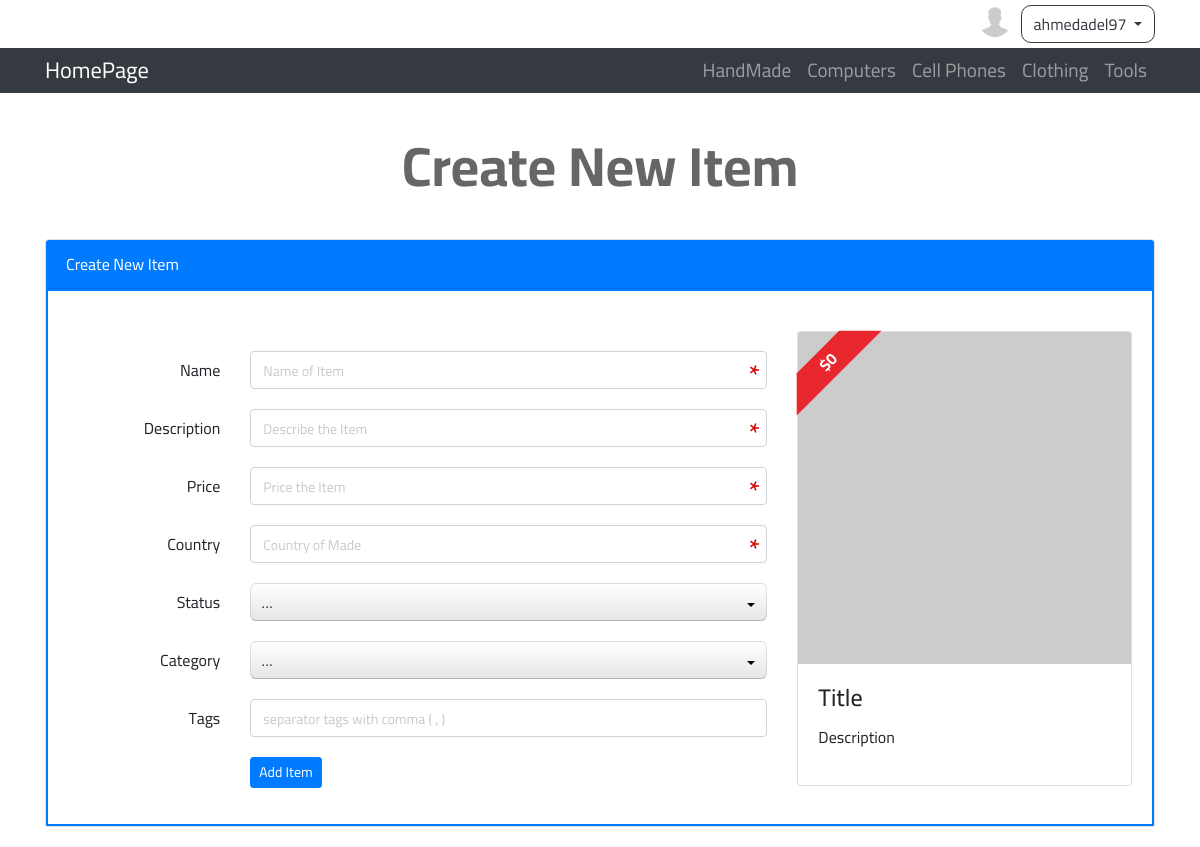
Screenshot of /newads.php (signed in) with the database file from the repository.
### tables this page shows
CREATE TABLE `categories` (
    `ID` int(11) NOT NULL,
    `Name` varchar(255) NOT NULL,
    `Description` text NOT NULL,
    `parent` int(11) NOT NULL,
    `Ordering` int(11) DEFAULT NULL,
    `Visibility` tinyint(4) NOT NULL DEFAULT '0',
    `Allow_Comment` tinyint(4) NOT NULL DEFAULT '0',
    `Allow_Ads` tinyint(4) NOT NULL DEFAULT '0'
);

### init.php (called while the page is built, shortened)
<?php
include 'admin/connect.php';
$sessionUser = '';
if(isset($_SESSION['user'])) {
    $sessionUser = $_SESSION['user'];
}
$tpl    = 'includes/templates/';
$css    = 'layout/css/';
$func 	= 'includes/functions/';
include $func . 'functions.php';
include $tpl . 'header.php';

### includes/functions/functions.php (called while the page is built, shortened)
<?php
	function getAllFrom($field , $table ,$where = NULL , $and = NULL ,  $orderField , $ordering="DESC") {
		global $con;
		$getAll= $con->prepare("SELECT $field  FROM $table $where $and ORDER BY $orderField $ordering");
		$getAll->execute();
		$all = $getAll->fetchAll();
		return $all;
	}

### newads.php (the view, shortened to what this page needs)
<?php
    $pageTitle = 'Create New Item';
    include 'init.php';
    if (isset($_SESSION['user'])) {
    ?>
        <h2 class="text-center"><?php echo $pageTitle ?></h2>
        <section class="create-ad block">
            <div class="container">
                <div class="card">
                    <div class="card-header bg-primary text-white">
                        <?php echo $pageTitle ?>
                    </div>
                    <div class="card-body">
                        <div class="row">
                            <div class="col-md-8">
                                <form action="<?php echo $_SERVER['PHP_SELF'] ?>" method="POST" class="main-form">
                                    <div class="form-group row">
                                        <label class="col-sm-3 col-form-label d-flex justify-content-sm-end">Name</label>
                                        <div class="col-sm-10 col-md-9">
                                            <input type="text" pattern=".{4,}" title="Require at least 4 characters" name="name" class="form-control live" autocomplete="off" required placeholder="Name of Item" data-class=".live-title">
                                        </div>
                                    </div>
                                    <div class="form-group row">
                                        <label class="col-sm-3 col-form-label d-flex justify-content-sm-end">Description</label>
                                        <div class="col-sm-10 col-md-9">
                                            <input type="text" pattern=".{10,}" title="Require at least 10 characters" name="description" class="form-control live" autocomplete="off" required placeholder="Describe the Item" data-class=".live-desc">
                                        </div>
                                    </div>
                                    <div class="form-group row">
                                        <label class="col-sm-3 col-form-label d-flex justify-content-sm-end">Price</label>
                                        <div class="col-sm-10 col-md-9">
                                            <input type="text" name="price" class="form-control live" autocomplete="off" required placeholder="Price the Item" data-class=".live-price">
                                        </div>
                                    </div>
                                    <div class="form-group row">
                                        <label class="col-sm-3 col-form-label d-flex justify-content-sm-end">Country</label>
                                        <div class="col-sm-10 col-md-9">
                                            <input type="text" name="country" class="form-control" autocomplete="off" required placeholder="Country of Made">
                                        </div>
                                    </div>
                                    <div class="form-group row">
                                        <label class="col-sm-3 col-form-label d-flex justify-content-sm-end">Status</label>
                                        <div class="col-sm-10 col-md-9">
                                            <select name="status" required>
                                            </select>
                                        </div>
                                    </div>
                                    <div class="form-group row">
                                        <label class="col-sm-3 col-form-label d-flex justify-content-sm-end">Category</label>
                                        <div class="col-sm-10 col-md-9">
                                            <select name="category" required>
                                            </select>
                                        </div>
                                    </div>
                                    <div class="form-group row">
                                        <label class="col-sm-3 col-form-label d-flex justify-content-sm-end">Tags</label>
                                        <div class="col-sm-10 col-md-9">
                                            <input type="text" name="tags" class="form-control" placeholder="separator tags with comma ( , )">
                                        </div>
                                    </div>
                                    <div class="form-group row">
                                        <div class="offset-sm-3 col-sm-9">
                                            <input type="submit" value="Add Item" class="btn btn-primary btn-sm">
                                        </div>
                                    </div>
                                </form>
                            </div>
                            <div class="col-md-4">
                                <div class="card live-preview">
                                    <img class="card-img-top img-fluid" src="https://picsum.photos/250" alt="Card image">
                                    <div class="card-body border-0">
                                        <h4 class="card-title live-title">Title</h4>
                                        <p class="card-text live-desc">Description</p>
                                        <span class="price">$<span class="live-price">0</span></span>
                                    </div>
                                </div>
                            </div>
                        </div>
                    </div>
                </div>
            </div>
        </section>
    <?php
    } else {
        header('location:login.php');
        exit();
    }
    include $tpl . 'footer.php';
?>

### includes/templates/header.php (shortened to what this page needs)
<!DOCTYPE html>
<html lang="en">
    <head>
        <link rel="stylesheet" href="https://pro.fontawesome.com/releases/v5.10.0/css/all.css"/>
        <link rel="stylesheet" href="https://maxcdn.bootstrapcdn.com/bootstrap/4.0.0/css/bootstrap.min.css">
        <link rel="stylesheet" href="<?php echo $css?>jquery-ui.min.css">
        <link rel="stylesheet" href="<?php echo $css?>jquery.selectBoxIt.css">
        <link rel="stylesheet" href="<?php echo $css?>frontend.css">
    </head>
    <body>
        <div class="upper-bar">
            <div class="container text-right">
                <?php
                    if(isset($_SESSION['user'])){ ?>
                    <?php
                        $getUser = $con->prepare("SELECT * FROM users WHERE Username = ?");
                        $getUser->execute(array($sessionUser));
                        $info = $getUser->fetch();
                        $userAvatar = $info['Avatar'];
                    ?>
                        <div class="btn-group my-info">
                            <?php
                                if(empty($userAvatar)){
                                    echo '<img class="rounded-circle" src="admin/uploads/avatars/default.png" alt = "Default image">';
                                } else {
                                    echo '<img class="rounded-circle" src="admin/uploads/avatars/' . $userAvatar . '" alt = "avatar image">';
                                }
                            ?>
                            <span class="btn btn-outline-dark dropdown-toggle" data-toggle="dropdown"> <?php echo $sessionUser?> </span>
                        </div>
                <?php
                    } else {
                ?>
                <a href="login.php">
                    <div class="text-right button-login">Login/Singup</div>
                </a>
                <?php } ?>
            </div>
        </div>
        <nav class="navbar navbar-expand-lg navbar-dark bg-dark">
            <div class="container">
                <a class="navbar-brand active" href="index.php">HomePage</a>
                <div class="collapse navbar-collapse" id="navbarSupportedContent">
                    <ul class="navbar-nav ml-auto">
                        <?php
                            $allCats = getAllFrom("*","categories","WHERE parent = 0" , "" , "ID" , "ASC");
                            foreach($allCats as $cat) {
                                echo '<li class="nav-item"><a class="nav-link" href="categories.php?pageid=' . $cat['ID'] . '">' . $cat['Name'] . '</a></li>';
                            }
                        ?>
                    </ul>
                </div>
            </div>
        </nav>

### layout/css/frontend.css (style rules this page uses)
body { background-color: #fff; font-family: 'Cairo', sans-serif; }
h2 { font-size: 55px; font-weight: bold; margin: 40px 0; color: #666; }
.form-control::placeholder { color: #cacaca; font-size: 14px; }
.row { margin-top: 20px; }
@media (min-width: 992px) { .navbar { padding: 0; } }
.navbar-dark .navbar-brand { font-size: 1.4rem; }
.nav-item { font-size: 1.2rem; }
.upper-bar { padding: 5px; background-color: #FFF; }
.upper-bar .my-info img { width: 32px; height: 32px; }
.upper-bar .btn-outline-dark { margin-left: 10px; border-radius: 10px !important; }
.block { margin: 20px 0; }
.block .card:first-child .card-body { border: 2px solid #007bff; }
.card .price { width: 120px; position: absolute; top: 7px; left: -33px; padding: 5px; text-align: center; font-weight: bold; line-height: 38px; color: #FFF; border-bottom: 30px solid #E9272F; border-left: 30px solid transparent; border-right: 30px solid transparent; transform: rotate(-45deg); height: 0; }

### rows the page displays
categories: Name "HandMade"
categories: Name "Computers"
categories: Name "Cell Phones"
categories: Name "Clothing"
categories: Name "Tools"

### other values shown
$sessionUser "ahmedadel97"
$pageTitle "Create New Item"
